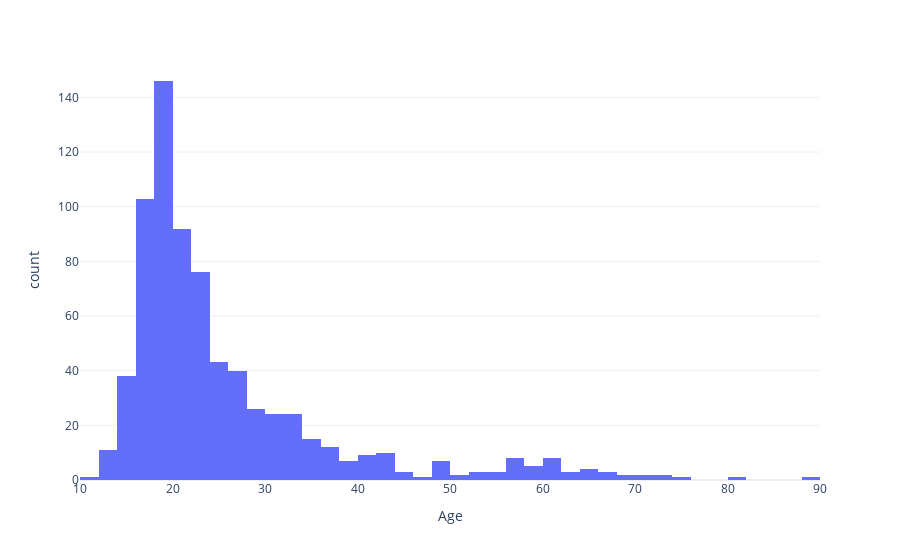

Notebook code cell kept with this figure:
### Markdown cell above
#### Univariate Analysis

### Code cell
import plotly.express as px 
from plotly import io as pio
from siuba.siu import call

pio.templates.default = "plotly_white"

music >> call(px.histogram, x="age", data_frame=_, 
labels={"age": "Age"})

### Figure 1 — Plotly figure (JSON) as saved in the notebook; plotly's stock layout.template omitted (floating-point values rounded to 4 significant figures; data arrays with more than 128 entries replaced by an {"elided": "..."} marker saying what was removed)
{"data": [{"alignmentgroup": "True", "bingroup": "x", "hovertemplate": "Age=%{x}<br>count=%{y}<extra></extra>", "legendgroup": "", "marker": {"color": "#636efa", "pattern": {"shape": ""}}, "name": "", "offsetgroup": "", "orientation": "v", "showlegend": false, "type": "histogram", "x": {"elided": "736 float values"}, "xaxis": "x", "yaxis": "y"}], "layout": {"barmode": "relative", "legend": {"tracegroupgap": 0}, "margin": {"t": 60}, "xaxis": {"anchor": "y", "domain": [0, 1], "title": {"text": "Age"}}, "yaxis": {"anchor": "x", "domain": [0, 1], "title": {"text": "count"}}}}
